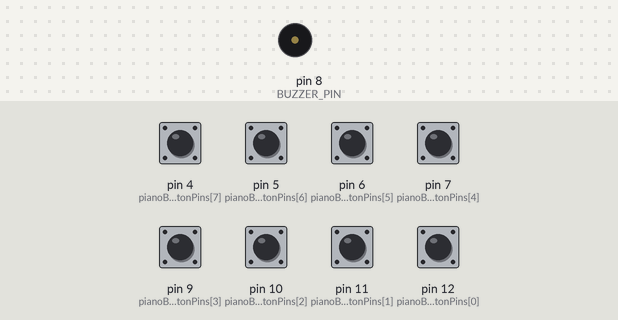
Recording of a sketch running on a simulated Arduino Uno, built with avr-gcc and run on an emulated ATmega328P. Shown: buzzer (waves = sounding). The test bench sets the inputs (shaded band); at power-on: pin 4 (pianoButtonPins[7]), pin 5 (pianoButtonPins[6]), pin 6 (pianoButtonPins[5]), pin 7 (pianoButtonPins[4]), pin 9 (pianoButtonPins[3]), pin 10 (pianoButtonPins[2]), pin 11 (pianoButtonPins[1]), pin 12 (pianoButtonPins[0]) HIGH.

Above: at 1.2 s.
1.3 s: pin 4 (pianoButtonPins[7]) pulled LOW for 0.15 s
At 1.37 s:
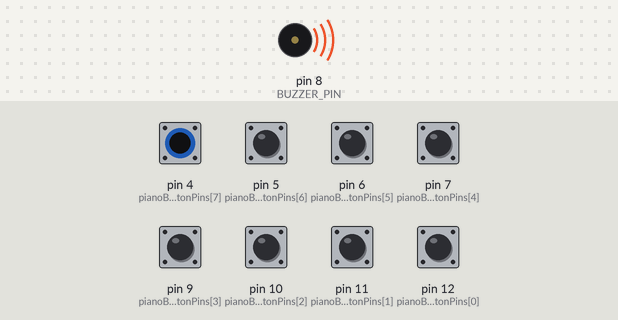
Timing chart, 0 to 4.3 s (numbered marks = the images above; inputs shaded):
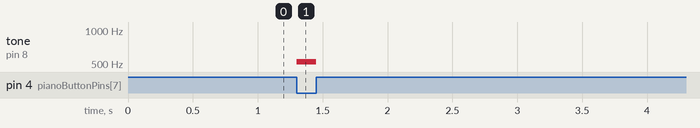

The sketch:

Arduino_Piano.ino
```cpp
// Include the library containing musical note frequencies
#include "pitches.h"

// Speaker/Buzzer is connected to Arduino Pin 8
#define BUZZER_PIN 8

// Push button pin connections
const uint8_t pianoButtonPins[] = {12, 11, 10, 9, 7, 6, 5, 4};

// Musical notes assigned to each button
const int pianoNotes[] = {
  NOTE_C4,  // Button 1
  NOTE_D4,  // Button 2
  NOTE_E4,  // Button 3
  NOTE_F4,  // Button 4
  NOTE_G4,  // Button 5
  NOTE_A4,  // Button 6
  NOTE_B4,  // Button 7
  NOTE_C5   // Button 8
};

// Total number of buttons
const int totalButtons = sizeof(pianoButtonPins) / sizeof(pianoButtonPins[0]);

void setup() {

  // Configure all button pins as INPUT_PULLUP
  // (Button is pressed when the pin reads LOW)
  for (uint8_t buttonIndex = 0; buttonIndex < totalButtons; buttonIndex++) {
    pinMode(pianoButtonPins[buttonIndex], INPUT_PULLUP);
  }

  // Configure buzzer pin as OUTPUT
  pinMode(BUZZER_PIN, OUTPUT);
}

void loop() {

  // Variable to store the note that should be played
  int currentNote = 0;

  // Check every button
  for (uint8_t buttonIndex = 0; buttonIndex < totalButtons; buttonIndex++) {

    // If a button is pressed
    if (digitalRead(pianoButtonPins[buttonIndex]) == LOW) {

      // Select the corresponding musical note
      currentNote = pianoNotes[buttonIndex];
    }
  }

  // Play the selected note if any button is pressed
  if (currentNote > 0) {
    tone(BUZZER_PIN, currentNote);
  }
  // Otherwise stop playing any sound
  else {
    noTone(BUZZER_PIN);
  }
}
```

pitches.h
```cpp
/**************************************************
   This file defines constants with the frequency
   of different musical notes.
 *************************************************/

#define NOTE_B0  31
#define NOTE_C1  33
#define NOTE_CS1 35
#define NOTE_D1  37
#define NOTE_DS1 39
#define NOTE_E1  41
#define NOTE_F1  44
#define NOTE_FS1 46
#define NOTE_G1  49
#define NOTE_GS1 52
#define NOTE_A1  55
#define NOTE_AS1 58
#define NOTE_B1  62
#define NOTE_C2  65
#define NOTE_CS2 69
#define NOTE_D2  73
#define NOTE_DS2 78
#define NOTE_E2  82
#define NOTE_F2  87
#define NOTE_FS2 93
#define NOTE_G2  98
#define NOTE_GS2 104
#define NOTE_A2  110
#define NOTE_AS2 117
#define NOTE_B2  123
#define NOTE_C3  131
#define NOTE_CS3 139
#define NOTE_D3  147
#define NOTE_DS3 156
#define NOTE_E3  165
#define NOTE_F3  175
#define NOTE_FS3 185
#define NOTE_G3  196
#define NOTE_GS3 208
#define NOTE_A3  220
#define NOTE_AS3 233
#define NOTE_B3  247
#define NOTE_C4  262
#define NOTE_CS4 277
#define NOTE_D4  294
#define NOTE_DS4 311
#define NOTE_E4  330
#define NOTE_F4  349
#define NOTE_FS4 370
#define NOTE_G4  392
#define NOTE_GS4 415
#define NOTE_A4  440
#define NOTE_AS4 466
#define NOTE_B4  494
#define NOTE_C5  523
#define NOTE_CS5 554
#define NOTE_D5  587
#define NOTE_DS5 622
#define NOTE_E5  659
#define NOTE_F5  698
#define NOTE_FS5 740
#define NOTE_G5  784
#define NOTE_GS5 831
#define NOTE_A5  880
#define NOTE_AS5 932
#define NOTE_B5  988
#define NOTE_C6  1047
#define NOTE_CS6 1109
#define NOTE_D6  1175
#define NOTE_DS6 1245
#define NOTE_E6  1319
#define NOTE_F6  1397
#define NOTE_FS6 1480
#define NOTE_G6  1568
#define NOTE_GS6 1661
#define NOTE_A6  1760
#define NOTE_AS6 1865
#define NOTE_B6  1976
#define NOTE_C7  2093
#define NOTE_CS7 2217
#define NOTE_D7  2349
#define NOTE_DS7 2489
#define NOTE_E7  2637
#define NOTE_F7  2794
#define NOTE_FS7 2960
#define NOTE_G7  3136
#define NOTE_GS7 3322
#define NOTE_A7  3520
#define NOTE_AS7 3729
#define NOTE_B7  3951
#define NOTE_C8  4186
#define NOTE_CS8 4435
#define NOTE_D8  4699
#define NOTE_DS8 4978
```

Measured:
- after the input at 1.3 s, tone on pin 8 (BUZZER_PIN): silent → 523 Hz at once, → silent 0.15 s later
